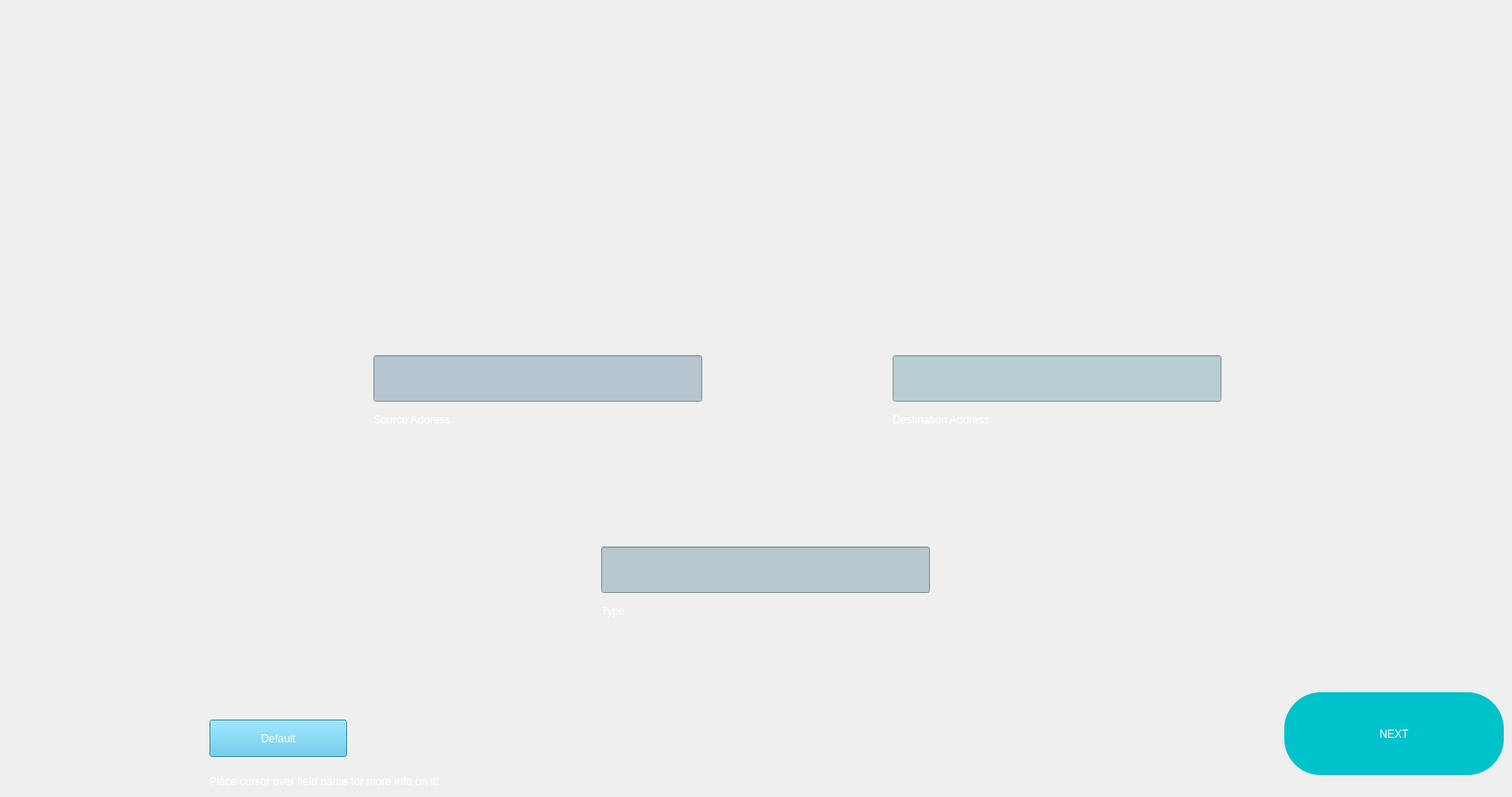
        <widget class="QWidget" name="ETH">
         <property name="styleSheet">
          <string notr="true">background-image: url(:/bg1/eth.png);</string>
         </property>
         <widget class="QLineEdit" name="source">
          <property name="geometry">
           <rect>
            <x>410</x>
            <y>390</y>
            <width>361</width>
            <height>51</height>
           </rect>
          </property>
          <property name="styleSheet">
           <string notr="true">background: rgb(183, 197, 208);</string>
          </property>
         </widget>
         <widget class="QLineEdit" name="dest">
          <property name="geometry">
           <rect>
            <x>980</x>
            <y>390</y>
            <width>361</width>
            <height>51</height>
           </rect>
          </property>
          <property name="styleSheet">
           <string notr="true">background: rgb(183, 206, 212);</string>
          </property>
         </widget>
         <widget class="QLineEdit" name="type">
          <property name="geometry">
           <rect>
            <x>660</x>
            <y>600</y>
            <width>361</width>
            <height>51</height>
           </rect>
          </property>
          <property name="styleSheet">
           <string notr="true">background: rgb(183, 199, 206);</string>
          </property>
         </widget>
         <widget class="QPushButton" name="def_eth">
          <property name="geometry">
           <rect>
            <x>230</x>
            <y>790</y>
            <width>151</width>
            <height>41</height>
           </rect>
          </property>
          <property name="styleSheet">
           <string notr="true">font: 20pt &quot;Franklin Gothic Cond&quot;;
background: rgb(79, 192, 232);
color: rgb(255, 255, 255);</string>
          </property>
          <property name="text">
           <string>Default</string>
          </property>
         </widget>
         <widget class="QPushButton" name="nxt_eth">
          <property name="geometry">
           <rect>
            <x>1410</x>
            <y>760</y>
            <width>241</width>
            <height>91</height>
           </rect>
          </property>
          <property name="autoFillBackground">
           <bool>false</bool>
          </property>
          <property name="styleSheet">
           <string notr="true">font: 20pt &quot;Franklin Gothic Raw&quot;;
color: rgb(255, 255, 255);
border-radius: 40px;
padding: 10px 10px;
background: rgb(0, 194, 203);
</string>
          </property>
          <property name="text">
           <string>NEXT</string>
          </property>
         </widget>
         <widget class="QLabel" name="info">
          <property name="geometry">
           <rect>
            <x>230</x>
            <y>850</y>
            <width>351</width>
            <height>16</height>
           </rect>
          </property>
          <property name="styleSheet">
           <string notr="true">color: rgb(255, 255, 255);
font: 10pt &quot;Franklin Gothic Cond&quot;;
background: transparent;</string>
          </property>
          <property name="text">
           <string>Place cursor over field name for more info on it!</string>
          </property>
         </widget>
         <widget class="QLabel" name="srcad">
          <property name="geometry">
           <rect>
            <x>410</x>
            <y>450</y>
            <width>161</width>
            <height>21</height>
           </rect>
          </property>
          <property name="styleSheet">
           <string notr="true">color: rgb(255, 255, 255);
font: italic 13pt &quot;Franklin Gothic Cond&quot;;
background: transparent;</string>
          </property>
          <property name="text">
           <string>Source Address</string>
          </property>
         </widget>
         <widget class="QLabel" name="dstad">
          <property name="geometry">
           <rect>
            <x>980</x>
            <y>450</y>
            <width>211</width>
            <height>21</height>
           </rect>
          </property>
          <property name="styleSheet">
           <string notr="true">color: rgb(255, 255, 255);
font: italic 13pt &quot;Franklin Gothic Cond&quot;;
background: transparent;</string>
          </property>
          <property name="text">
           <string>Destination Address</string>
          </property>
         </widget>
         <widget class="QLabel" name="ty">
          <property name="geometry">
           <rect>
            <x>660</x>
            <y>660</y>
            <width>161</width>
            <height>21</height>
           </rect>
          </property>
          <property name="styleSheet">
           <string notr="true">color: rgb(255, 255, 255);
font: italic 13pt &quot;Franklin Gothic Cond&quot;;
background: transparent;</string>
          </property>
          <property name="text">
           <string>Type</string>
          </property>
         </widget>
        </widget>
